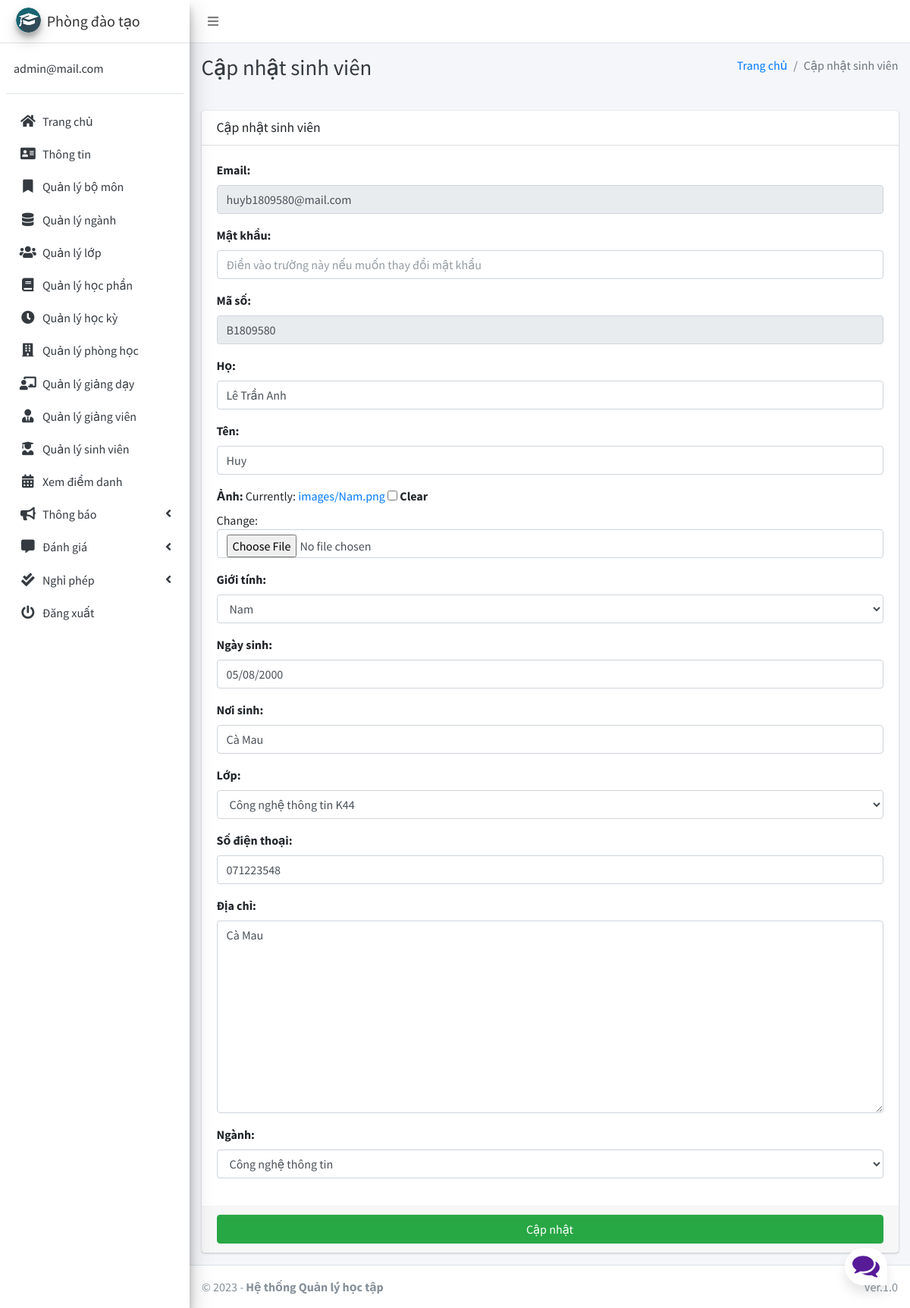
Screenshot of /student/edit/B1809580 (signed in) with the database file from the repository.
### main_app/models.py (models this page shows, shortened)
class CustomUser(AbstractUser):
    USER_TYPE = ((1, "PDT"), (2, "GV"), (3, "SV"))
    id = models.CharField(primary_key='True', max_length=10)
    username = None  # Removed username, using email instead
    email = models.EmailField(unique=True)
    user_type = models.CharField(default=1, choices=USER_TYPE, max_length=1)
    fcm_token = models.TextField(default="")  # For firebase notifications
    USERNAME_FIELD = "email"
    REQUIRED_FIELDS = []
    objects = CustomUserManager()

class Student(models.Model):
    admin = models.OneToOneField(CustomUser, primary_key='True', on_delete=models.CASCADE, blank=False)
    last_name = models.CharField(max_length=200)
    first_name = models.CharField(max_length=200)
    profile_pic = models.ImageField(null=True, blank=True, upload_to='images/')
    gender = models.CharField(max_length=3, choices=gender_choice)
    dob = models.DateField(null=True)
    pob = models.CharField(max_length=200, null=True)
    grade = models.ForeignKey(Grade, on_delete=models.DO_NOTHING, null=True, blank=False)
    number = models.CharField(max_length=15, null=True)
    address = models.TextField(null=True)
    major = models.ForeignKey(Major, on_delete=models.DO_NOTHING, null=True, blank=False)

### main_app/hod_views.py (the view)
def edit_student(request, admin_id):
    student = get_object_or_404(Student, admin_id=admin_id)
    form = StudentEditForm(request.POST or None, request.FILES or None, instance=student)
    context = {
        'form': form,
        'admin_id': admin_id,
        'page_title': 'Cập nhật sinh viên'
    }
    if request.method == 'POST':
        if form.is_valid():
            username = form.cleaned_data.get('username')
            last_name = form.cleaned_data.get('last_name')
            first_name = form.cleaned_data.get('first_name')
            gender = form.cleaned_data.get('gender')
            dob = form.cleaned_data.get('dob')
            pob = form.cleaned_data.get('pob')
            grade = form.cleaned_data.get('grade')
            number = form.cleaned_data.get('number')
            address = form.cleaned_data.get('address')
            major = form.cleaned_data.get('major')
            email = form.cleaned_data.get('email')
            password = form.cleaned_data.get('password') or None
            profile_pic = request.FILES.get('profile_pic') or None
            try:
                user = CustomUser.objects.get(id=student.admin.id)
                user.username = username
                user.email = email
                if password != None:
                    user.set_password(password)
                if profile_pic != None:
                    user.student.profile_pic = profile_pic
                user.student.first_name = first_name
                user.student.last_name = last_name
                user.student.gender = gender
                user.student.dob = dob
                user.student.pob = pob
                user.student.grade = grade
                user.student.number = number
                user.student.address = address
                user.student.major = major
                user.save()
                student.save()
                messages.success(request, "Cập nhật thành công!")
                return redirect(reverse('edit_student', args=[admin_id]))
            except Exception as e:
                messages.error(request, "Không thể cập nhật")
                return render(request, "hod_template/edit_student_template.html", context)
        else:
            messages.error(request, "Không thể cập nhật")
    else:
        return render(request, "hod_template/edit_student_template.html", context)

### main_app/forms.py
class StudentEditForm(CustomUserForm):
    def __init__(self, *args, **kwargs):
        super(StudentEditForm, self).__init__(*args, **kwargs)
        self.fields['email'].disabled = True
        self.fields['id'].disabled = True
    class Meta(CustomUserForm.Meta):
        model = Student
        labels = {
            "last_name": "Họ",
            "first_name": "Tên",
            "profile_pic": "Ảnh",
            "gender": "Giới tính",
            "dob": "Ngày sinh",
            "pob": "Nơi sinh",
            "grade": "Lớp",
            "number": "Số điện thoại",
            "email": "Email",
            "address": "Địa chỉ",
            "major": "Ngành"
        }
        fields = CustomUserForm.Meta.fields + \
            ['last_name', 'first_name', 'profile_pic', 'gender', 'dob', 'pob', 'grade', 'number', 'address', 'major']

### main_app/models.py (called while the page is built)
    def __str__(self):
        return self.name

    def __str__(self):
        return self.name

### main_app/templates/hod_template/edit_student_template.html
{% extends 'main_app/base.html' %}
{% load static %}
{% block page_title %}{{page_title}}{% endblock page_title %}
{% block content %}
<section class="content">
    <div class="container-fluid">
        <div class="row">
            <div class="col-md-12">
                <div class="card">
                    <div class="card-header">
                        <h3 class="card-title">{{page_title}}</h3>
                    </div>
                    {% include "main_app/form_template.html" with messages=messages  form=form button_text="Cập nhật"%}
                </div>
            </div>
        </div>
    </div>
</section>
{% endblock content %}

### main_app/templates/main_app/sidebar_template.html (shortened to what this page needs)
{% load static %}
<aside class="main-sidebar sidebar-light-blue elevation-4">
    {% if request.user.user_type == '1' %}
        <a href="{% url 'admin_home' %}" class="brand-link">
            <img src="{% static 'dist/img/cmsl.png' %} " alt="AdminLTE Logo"
                 class="brand-image img-circle elevation-3">
            <span class="brand-text">Phòng đào tạo</span>
        </a>
        <div class="sidebar">
        <div class="user-panel mt-3 pb-3 mb-3 d-flex">
            <div class="info">
                <a href="#" class="d-block">{{ user }}</a>
            </div>
        </div>
        <nav class="mt-2">
        <ul class="nav nav-pills nav-sidebar flex-column" data-widget="treeview" role="menu" data-accordion="false">
        <li class="nav-item">
            {% url 'admin_home' as admin_home %}
            <a href="{{ admin_home }}" class="nav-link {% if admin_home == request.path %} active {% endif %}">
                <i class="nav-icon fas fa-home"></i>
                <p>
                    Trang chủ
                </p>
            </a>
        </li>
        <li class="nav-item">
            {% url 'admin_view_profile' as admin_view_profile %}
            <a href="{{ admin_view_profile }}"
               class="nav-link {% if admin_view_profile == request.path %} active {% endif %}">
                <i class="nav-icon fas fa-address-card"></i>
                <p>
                    Thông tin
                </p>
            </a>
        </li>
        <li class="nav-item">
            {% url 'manage_department' as manage_department %}
            <a href="{{ manage_department }}" class="nav-link {% if manage_department == request.path %} active {% endif %}">
                <i class="nav-icon fas fa-bookmark"></i>
                <p>
                    Quản lý bộ môn
                </p>
            </a>
        </li>
                <li class="nav-item">
                    {% url 'manage_major' as manage_major %}
                    {% url 'edit_major' department_id as edit_major %}
                    <a href="{{ manage_major }}"
                       class="nav-link  {% if edit_major == request.path or manage_major == request.path %} active {% endif %}">
                        <i class="nav-icon fas fa-database"></i>
                        <p>
                            Quản lý ngành
                        </p>
                    </a>
                </li>
                        <li class="nav-item">
                    {% url 'manage_grade' as manage_grade %}
                    {% url 'edit_grade' department_id as edit_grade %}
                    <a href="{{ manage_grade }}"
                       class="nav-link  {% if edit_grade == request.path or manage_grade == request.path %} active {% endif %}">
                        <i class="nav-icon fas fa-users"></i>
                        <p>
                            Quản lý lớp
                        </p>
                    </a>
                </li>
                        <li class="nav-item">
                    {% url 'manage_subject' as manage_subject %}
                    {% url 'edit_subject' subject_id as edit_subject %}
                    <a href="{{ manage_subject }}"
                       class="nav-link  {% if edit_subject == request.path or manage_subject == request.path %} active {% endif %}">
                        <i class="nav-icon fas fa-book"></i>
                        <p>
                            Quản lý học phần
                        </p>
                    </a>
                </li>
                        <li class="nav-item">
                    {% url 'manage_session' as manage_session %}
                    {% url 'edit_session' session_id as edit_session %}
                    <a href="{{ manage_session }}"
                       class="nav-link  {% if edit_session == request.path or manage_session == request.path %} active {% endif %}">
                        <i class="nav-icon fas fa-clock"></i>
                        <p>
                            Quản lý học kỳ
                        </p>
                    </a>
                </li>
                        <li class="nav-item">
                    {% url 'manage_room' as manage_room %}
                    {% url 'edit_room' room_id as edit_room %}
                    <a href="{{ manage_room }}"
                       class="nav-link {% if manage_room == request.path or request.path == edit_room %} active {% endif %}">
                        <i class="fas fa-building nav-icon"></i>
                        <p>
                            Quản lý phòng học
                        </p>
                    </a>
                </li>
                        <li class="nav-item">
                    {% url 'manage_assign' as manage_assign %}
                    {% url 'edit_assign' assign_id as edit_assign %}
                    <a href="{{ manage_assign }}"
                       class="nav-link {% if manage_assign == request.path or request.path == edit_assign %} active {% endif %}">
                        <i class="nav-icon fas fa-chalkboard-teacher"></i>
                        <p>
                            Quản lý giảng dạy
                        </p>
                    </a>
                </li>
                <li class="nav-item">
            {% url 'manage_staff' as manage_staff %}
            {% url 'edit_staff' staff_id as edit_staff %}
            <a href="{{ manage_staff }}"
               class="nav-link {% if manage_staff == request.path or request.path == edit_staff %} active {% endif %}">
                <i class="nav-icon fas fa-user-tie"></i>
                <p>
                    Quản lý giảng viên
                </p>
            </a>
        </li>
        <li class="nav-item">
            {% url 'manage_student' as manage_student %}
            {% url 'edit_student' student_id as edit_student %}
            <a href="{{ manage_student }}"
               class="nav-link  {% if edit_student == request.path or manage_student == request.path %} active {% endif %}">
                <i class="nav-icon fas fa-user-graduate"></i>
                <p>
                    Quản lý sinh viên
                </p>
            </a>
        </li>
        <li class="nav-item">
            {% url 'admin_view_attendance' as admin_view_attendance %}
            <a href="{{ admin_view_attendance }}"
               class="nav-link  {% if admin_view_attendance == request.path %} active {% endif %}">
                <i class="nav-icon fas fa-calendar-alt"></i>
                <p>
                    Xem điểm danh
                </p>
            </a>
        </li>
        <li class="nav-item has-treeview">
            <a href="#" class="nav-link">
                <i class="nav-icon fas fa-bullhorn"></i>
                <p>
                    Thông báo
                    <i class="fas fa-angle-left right"></i>
                </p>
            </a>
        </li>
                <li class="nav-item has-treeview">
            <a href="#" class="nav-link">
                <i class="nav-icon fas fa-comment-alt"></i>
                <p>
                    Đánh giá
                    <i class="fas fa-angle-left right"></i>
                </p>
            </a>
        </li>
                <li class="nav-item has-treeview">
            <a href="#" class="nav-link">
                <i class="nav-icon fas fa-check-double"></i>
                <p>
                    Nghỉ phép
                    <i class="fas fa-angle-left right"></i>
                </p>
            </a>
        </li>
    {% endif %}
    <li class="nav-item">
        <a href="{% url 'user_logout' %}"
           onclick="return confirm('Bạn có chắc chắn muốn đăng xuất?')"
           class="nav-link">
            <i class="nav-icon fas fa-power-off"></i>
            <p>
                Đăng xuất
            </p>
        </a>
    </li>
    </ul>
    </nav>
    </div>
</aside>

### main_app/templates/main_app/form_template.html (shortened to what this page needs)
<form role="form" method="POST" enctype="multipart/form-data">
    <div class="card-body">
        {% for field in form  %}
        <div class="form-group">
            {{field.label_tag}}
            {{field}}
        </div>
        {% endfor %}
    </div>
    <div class="card-footer">
        <button type="submit" class="btn btn-success btn-block">
            {% if button_text %}
            {{button_text}}
            {% else %}
            Submit
            {% endif %}
        </button>
    </div>
</form>

### main_app/static/style.css (style rules this page uses)
* { box-sizing: border-box; margin: 0; padding: 0; }
body { font-family: 'Nunito', sans-serif; font-weight: 400; font-size: 100%; background: #F1F1F1; }
*, html { --primaryGradient: linear-gradient(93.12deg, #581B98 0.52%, #9C1DE7 100%); --secondaryGradient: linear-gradient(268.91deg, #581B98 -2.14%, #9C1DE7 99.69%); --primaryBoxShadow: 0px 10px 15px rgba(0, 0, 0, 0.1); --secondaryBoxShadow: 0px -10px 15px rgba(0, 0, 0, 0.1); --primary: #581B98; }

### rows the page displays
CustomUser: email "admin@mail.com"
Student: form "Lê Trần Anh" "Huy" "Nam" "05/08/2000" "Cà Mau" "Công nghệ thông tin K44" "071223548" "Cà Mau" "Công nghệ thông tin"

### other values shown
{{ page_title }} "Cập nhật sinh viên"
{{ field.label_tag }} "Email:" "Mật khẩu:" "Mã số:" "Họ:" "Tên:" "Ảnh:" "Giới tính:" "Ngày sinh:" "Nơi sinh:" "Lớp:" "Số điện thoại:" "Địa chỉ:" "Ngành:"
{{ button_text }} "Cập nhật"
